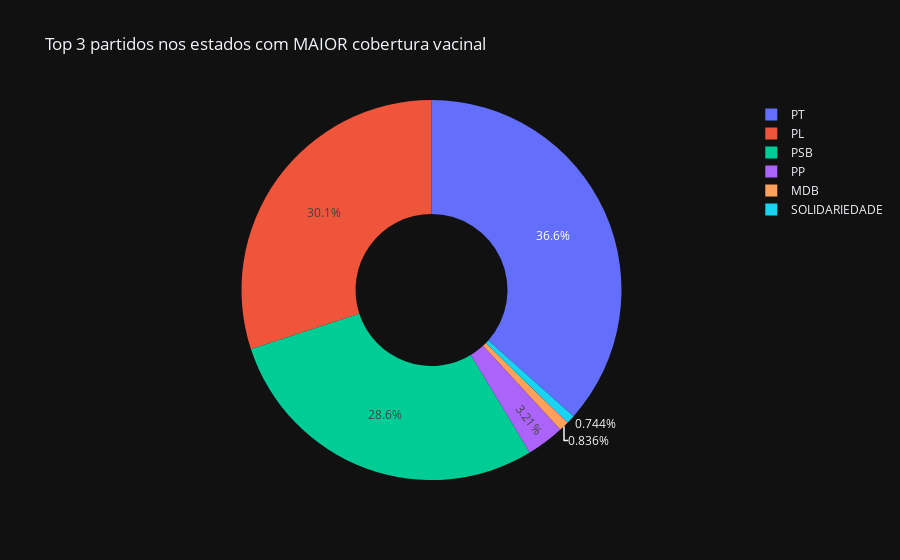

The code cell stored with this chart in its notebook:
### Code cell
import plotly.express as px

def plot_pizza_top3(df, titulo):
    votos_por_partido = (
        df.groupby('SG_PARTIDO')['QT_VOTOS_NOMINAIS_VALIDOS']
        .sum()
        .reset_index()
        .sort_values('QT_VOTOS_NOMINAIS_VALIDOS', ascending=False)
    )
    fig = px.pie(
        votos_por_partido,
        names='SG_PARTIDO',
        values='QT_VOTOS_NOMINAIS_VALIDOS',
        title=titulo,
        hole=0.4
    )
    fig.show()

plot_pizza_top3(top3_maior_vacina, 'Top 3 partidos nos estados com MAIOR cobertura vacinal')
plot_pizza_top3(top3_menor_vacina, 'Top 3 partidos nos estados com MENOR cobertura vacinal')

### Figure 1 — Plotly figure (JSON) as saved in the notebook; plotly's stock layout.template omitted (floating-point values rounded to 4 significant figures)
{"data": [{"domain": {"x": [0.0, 1.0], "y": [0.0, 1.0]}, "hole": 0.4, "hovertemplate": "SG_PARTIDO=%{label}<br>QT_VOTOS_NOMINAIS_VALIDOS=%{value}<extra></extra>", "labels": ["PT", "PL", "PSB", "PP", "MDB", "SOLIDARIEDADE"], "legendgroup": "", "name": "", "showlegend": true, "values": [12219022, 10045661, 9559634, 1071879, 279528, 248769], "type": "pie"}], "layout": {"legend": {"tracegroupgap": 0}, "title": {"text": "Top 3 partidos nos estados com MAIOR cobertura vacinal"}}}
